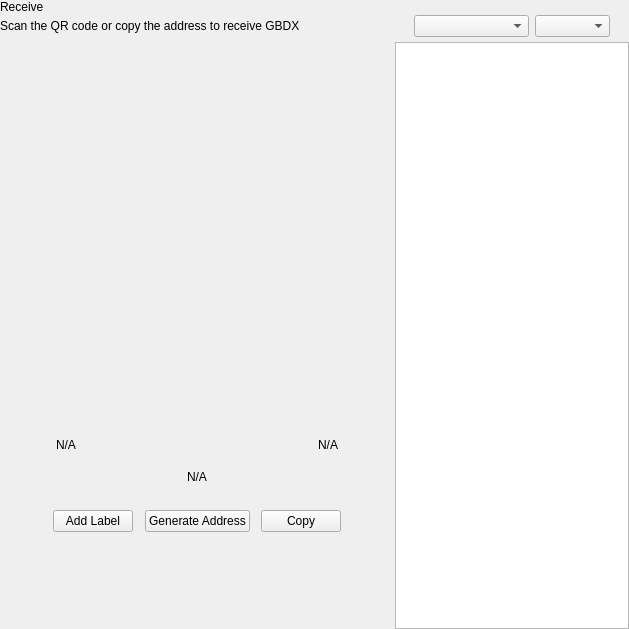
<?xml version="1.0" encoding="UTF-8"?>
<ui version="4.0">
 <class>ReceiveWidget</class>
 <widget class="QWidget" name="ReceiveWidget">
  <property name="geometry">
   <rect>
    <x>0</x>
    <y>0</y>
    <width>629</width>
    <height>629</height>
   </rect>
  </property>
  <property name="minimumSize">
   <size>
    <width>0</width>
    <height>0</height>
   </size>
  </property>
  <property name="windowTitle">
   <string>Form</string>
  </property>
  <layout class="QHBoxLayout" name="horizontalLayout_2" stretch="2,1">
   <property name="spacing">
    <number>0</number>
   </property>
   <property name="leftMargin">
    <number>0</number>
   </property>
   <property name="topMargin">
    <number>0</number>
   </property>
   <property name="rightMargin">
    <number>0</number>
   </property>
   <property name="bottomMargin">
    <number>0</number>
   </property>
   <item>
    <widget class="QWidget" name="left" native="true">
     <layout class="QVBoxLayout" name="verticalLayout_3">
      <property name="leftMargin">
       <number>0</number>
      </property>
      <property name="topMargin">
       <number>0</number>
      </property>
      <property name="rightMargin">
       <number>0</number>
      </property>
      <property name="bottomMargin">
       <number>0</number>
      </property>
      <item>
       <layout class="QVBoxLayout" name="verticalLayout_2">
        <property name="spacing">
         <number>0</number>
        </property>
        <property name="leftMargin">
         <number>0</number>
        </property>
        <item>
         <layout class="QHBoxLayout" name="horizontalLayout_3">
          <property name="spacing">
           <number>0</number>
          </property>
          <item>
           <layout class="QVBoxLayout" name="verticalLayout_4">
            <property name="spacing">
             <number>5</number>
            </property>
            <item>
             <widget class="QLabel" name="labelTitle">
              <property name="text">
               <string>Receive</string>
              </property>
             </widget>
            </item>
            <item alignment="Qt::AlignTop">
             <widget class="QLabel" name="labelSubtitle1">
              <property name="text">
               <string>Scan the QR code or copy the address to receive GBDX</string>
              </property>
             </widget>
            </item>
           </layout>
          </item>
          <item>
           <spacer name="horizontalSpacer">
            <property name="orientation">
             <enum>Qt::Horizontal</enum>
            </property>
            <property name="sizeHint" stdset="0">
             <size>
              <width>40</width>
              <height>20</height>
             </size>
            </property>
           </spacer>
          </item>
         </layout>
        </item>
        <item>
         <spacer name="verticalSpacer_2">
          <property name="orientation">
           <enum>Qt::Vertical</enum>
          </property>
          <property name="sizeType">
           <enum>QSizePolicy::Expanding</enum>
          </property>
          <property name="sizeHint" stdset="0">
           <size>
            <width>20</width>
            <height>50</height>
           </size>
          </property>
         </spacer>
        </item>
        <item alignment="Qt::AlignHCenter">
         <widget class="QWidget" name="layoutQR" native="true">
          <property name="maximumSize">
           <size>
            <width>510</width>
            <height>16777215</height>
           </size>
          </property>
          <layout class="QVBoxLayout" name="verticalLayoutQr">
           <item>
            <spacer name="verticalSpacer11">
             <property name="orientation">
              <enum>Qt::Vertical</enum>
             </property>
             <property name="sizeType">
              <enum>QSizePolicy::Fixed</enum>
             </property>
             <property name="sizeHint" stdset="0">
              <size>
               <width>20</width>
               <height>20</height>
              </size>
             </property>
            </spacer>
           </item>
           <item alignment="Qt::AlignHCenter">
            <widget class="QLabel" name="labelQrImg">
             <property name="minimumSize">
              <size>
               <width>260</width>
               <height>260</height>
              </size>
             </property>
             <property name="maximumSize">
              <size>
               <width>260</width>
               <height>260</height>
              </size>
             </property>
             <property name="text">
              <string/>
             </property>
             <property name="alignment">
              <set>Qt::AlignCenter</set>
             </property>
            </widget>
           </item>
           <item>
            <spacer name="verticalSpacer_21">
             <property name="orientation">
              <enum>Qt::Vertical</enum>
             </property>
             <property name="sizeType">
              <enum>QSizePolicy::Fixed</enum>
             </property>
             <property name="sizeHint" stdset="0">
              <size>
               <width>20</width>
               <height>30</height>
              </size>
             </property>
            </spacer>
           </item>
           <item>
            <widget class="QWidget" name="widget" native="true">
             <property name="minimumSize">
              <size>
               <width>0</width>
               <height>0</height>
              </size>
             </property>
             <layout class="QHBoxLayout" name="horizontalLayout_5">
              <item>
               <widget class="QLabel" name="labelLabel">
                <property name="text">
                 <string notr="true">N/A</string>
                </property>
               </widget>
              </item>
              <item>
               <spacer name="horizontalSpacer_2">
                <property name="orientation">
                 <enum>Qt::Horizontal</enum>
                </property>
                <property name="sizeHint" stdset="0">
                 <size>
                  <width>141</width>
                  <height>20</height>
                 </size>
                </property>
               </spacer>
              </item>
              <item>
               <widget class="QLabel" name="labelDate">
                <property name="text">
                 <string notr="true">N/A</string>
                </property>
                <property name="alignment">
                 <set>Qt::AlignRight|Qt::AlignTrailing|Qt::AlignVCenter</set>
                </property>
               </widget>
              </item>
             </layout>
            </widget>
           </item>
           <item>
            <widget class="QLabel" name="labelAddress">
             <property name="sizePolicy">
              <sizepolicy hsizetype="Expanding" vsizetype="Preferred">
               <horstretch>0</horstretch>
               <verstretch>0</verstretch>
              </sizepolicy>
             </property>
             <property name="minimumSize">
              <size>
               <width>300</width>
               <height>0</height>
              </size>
             </property>
             <property name="text">
              <string notr="true">N/A</string>
             </property>
             <property name="alignment">
              <set>Qt::AlignCenter</set>
             </property>
            </widget>
           </item>
           <item>
            <spacer name="verticalSpacer_4">
             <property name="orientation">
              <enum>Qt::Vertical</enum>
             </property>
             <property name="sizeType">
              <enum>QSizePolicy::Fixed</enum>
             </property>
             <property name="sizeHint" stdset="0">
              <size>
               <width>20</width>
               <height>20</height>
              </size>
             </property>
            </spacer>
           </item>
           <item>
            <layout class="QHBoxLayout" name="horizontalLayout_4">
             <item alignment="Qt::AlignHCenter">
              <widget class="QPushButton" name="pushButtonLabel">
               <property name="focusPolicy">
                <enum>Qt::NoFocus</enum>
               </property>
               <property name="text">
                <string>Add Label</string>
               </property>
              </widget>
             </item>
             <item alignment="Qt::AlignHCenter">
              <widget class="QPushButton" name="pushButtonNewAddress">
               <property name="focusPolicy">
                <enum>Qt::NoFocus</enum>
               </property>
               <property name="text">
                <string>Generate Address</string>
               </property>
              </widget>
             </item>
             <item alignment="Qt::AlignHCenter">
              <widget class="QPushButton" name="pushButtonCopy">
               <property name="focusPolicy">
                <enum>Qt::NoFocus</enum>
               </property>
               <property name="text">
                <string>Copy</string>
               </property>
              </widget>
             </item>
            </layout>
           </item>
           <item>
            <spacer name="verticalSpacer_3">
             <property name="orientation">
              <enum>Qt::Vertical</enum>
             </property>
             <property name="sizeType">
              <enum>QSizePolicy::Expanding</enum>
             </property>
             <property name="sizeHint" stdset="0">
              <size>
               <width>20</width>
               <height>20</height>
              </size>
             </property>
            </spacer>
           </item>
          </layout>
         </widget>
        </item>
        <item>
         <spacer name="verticalSpacer">
          <property name="orientation">
           <enum>Qt::Vertical</enum>
          </property>
          <property name="sizeHint" stdset="0">
           <size>
            <width>20</width>
            <height>40</height>
           </size>
          </property>
         </spacer>
        </item>
       </layout>
      </item>
     </layout>
    </widget>
   </item>
   <item>
    <widget class="QWidget" name="right" native="true">
     <layout class="QVBoxLayout" name="verticalLayout_5">
      <property name="spacing">
       <number>0</number>
      </property>
      <property name="leftMargin">
       <number>1</number>
      </property>
      <property name="topMargin">
       <number>0</number>
      </property>
      <property name="rightMargin">
       <number>0</number>
      </property>
      <property name="bottomMargin">
       <number>0</number>
      </property>
      <item>
       <layout class="QVBoxLayout" name="container_right">
        <property name="spacing">
         <number>0</number>
        </property>
        <property name="leftMargin">
         <number>0</number>
        </property>
        <property name="rightMargin">
         <number>0</number>
        </property>
        <item>
         <layout class="QVBoxLayout" name="verticalLayout">
          <property name="spacing">
           <number>6</number>
          </property>
          <property name="leftMargin">
           <number>19</number>
          </property>
          <property name="rightMargin">
           <number>19</number>
          </property>
          <item>
           <widget class="OptionButton" name="btnRequest" native="true"/>
          </item>
          <item>
           <widget class="OptionButton" name="btnMyAddresses" native="true">
            <property name="sizePolicy">
             <sizepolicy hsizetype="Preferred" vsizetype="Minimum">
              <horstretch>0</horstretch>
              <verstretch>0</verstretch>
             </sizepolicy>
            </property>
           </widget>
          </item>
         </layout>
        </item>
        <item>
         <widget class="QWidget" name="sortWidget" native="true">
          <layout class="QHBoxLayout" name="horizontalLayout_6">
           <property name="leftMargin">
            <number>19</number>
           </property>
           <property name="rightMargin">
            <number>19</number>
           </property>
           <property name="bottomMargin">
            <number>5</number>
           </property>
           <item>
            <spacer name="horizontalSpacer_3">
             <property name="orientation">
              <enum>Qt::Horizontal</enum>
             </property>
             <property name="sizeHint" stdset="0">
              <size>
               <width>40</width>
               <height>20</height>
              </size>
             </property>
            </spacer>
           </item>
           <item>
            <widget class="QComboBox" name="comboBoxSort">
             <property name="sizePolicy">
              <sizepolicy hsizetype="Preferred" vsizetype="Fixed">
               <horstretch>0</horstretch>
               <verstretch>0</verstretch>
              </sizepolicy>
             </property>
             <property name="minimumSize">
              <size>
               <width>115</width>
               <height>0</height>
              </size>
             </property>
            </widget>
           </item>
           <item>
            <widget class="QComboBox" name="comboBoxSortOrder">
             <property name="sizePolicy">
              <sizepolicy hsizetype="Preferred" vsizetype="Fixed">
               <horstretch>0</horstretch>
               <verstretch>0</verstretch>
              </sizepolicy>
             </property>
             <property name="minimumSize">
              <size>
               <width>75</width>
               <height>0</height>
              </size>
             </property>
            </widget>
           </item>
          </layout>
         </widget>
        </item>
        <item>
         <widget class="QListView" name="listViewAddress"/>
        </item>
       </layout>
      </item>
     </layout>
    </widget>
   </item>
  </layout>
 </widget>
 <customwidgets>
  <customwidget>
   <class>OptionButton</class>
   <extends>QWidget</extends>
   <header>qt/globedex/optionbutton.h</header>
   <container>1</container>
  </customwidget>
 </customwidgets>
 <resources/>
 <connections/>
</ui>
